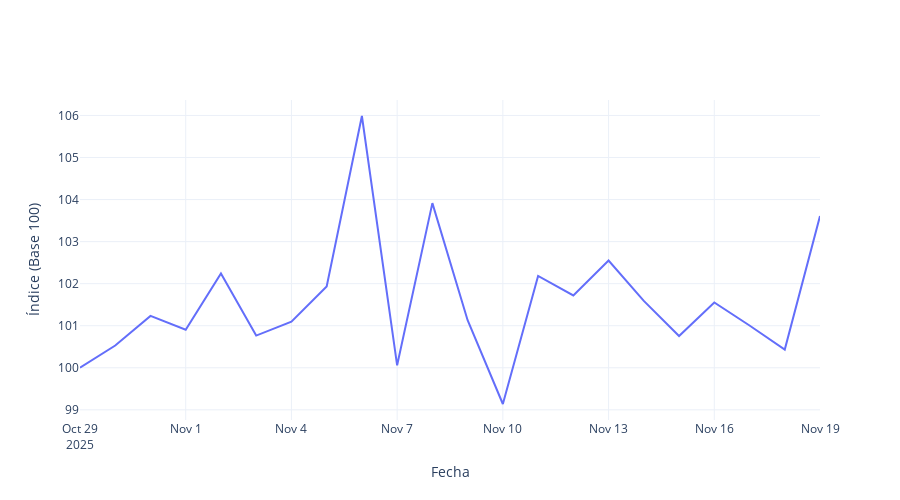

Source (notebook cell):
### Markdown cell above
# ÍNDICE FINAL

### Code cell
# Pesos oficiales de cada división
pesos_div = {
    "ALIMENTOS": 23.928,
    "SALUD": 3.475,
    "EDUCACION": 8.058,
    "COMBUSTIBLES": 12.210,
    "VIVIENDA": 9.607
}

# Suma total oficial
suma_total = sum(pesos_div.values())

# Normalización para que sumen 100
factor = 100 / suma_total
pesos_div_norm = {k: v * factor for k, v in pesos_div.items()}

# Convertir a vector en el mismo orden
divisiones = ["ALIMENTOS", "SALUD", "EDUCACION", "COMBUSTIBLES", "VIVIENDA"]
w = np.array([pesos_div_norm[d] for d in divisiones])
w = w / w.sum()  # Por si acaso

# Función de ponderación geométrica
def geom_pond(x, w):
    x = np.array(x)
    return np.exp(np.sum(w * np.log(x)) / np.sum(w))

# Extraer los índices sectoriales de cada dataframe por fecha
# Para cada sector, extraemos el índice sectorial por fecha
ipc_alimentos = df_alimentos[df_alimentos["CATEGORIA"] == "Índice Alimentos"].set_index("FECHA")["VALOR"]
ipc_salud = df_salud[df_salud["CATEGORIA"] == "Índice Salud"].set_index("FECHA")["VALOR"]
ipc_educacion = df_educacion[df_educacion["CATEGORIA"] == "Índice Educación"].set_index("FECHA")["VALOR"]
ipc_combustibles = df_combustibles[df_combustibles["CATEGORIA"] == "Índice Combustibles"].set_index("FECHA")["VALOR"]
ipc_vivienda = df_vivienda[df_vivienda["CATEGORIA"] == "Índice Vivienda"].set_index("FECHA")["VALOR"]

# Crear el dataframe de IPC por divisiones (por fecha)
ipc_divisiones = pd.DataFrame({
    "ALIMENTOS": ipc_alimentos,
    "SALUD": ipc_salud,
    "EDUCACION": ipc_educacion,
    "COMBUSTIBLES": ipc_combustibles,
    "VIVIENDA": ipc_vivienda
})

# Asegurarnos de que todas las fechas coincidan en cada columna
ipc_divisiones = ipc_divisiones.dropna() 

# Calcular IPC total ponderado por fecha
ipc_total = {}

for fecha in ipc_divisiones.index:
    valores = ipc_divisiones.loc[fecha].values
    ipc_total[fecha] = geom_pond(valores, w)

ipc_total = pd.Series(ipc_total)
ipc_total = ipc_total.sort_index()

# Concatenar IPC total con los dataframes de cada sector
df_ipc_total = ipc_total.reset_index()
df_ipc_total.columns = ["FECHA", "VALOR"]
df_ipc_total["CATEGORIA"] = "IPC"



df_salud['Sector'] = 'Salud'
df_alimentos['Sector'] = 'Alimentos'
df_educacion['Sector'] = 'Educacion'
df_combustibles['Sector'] = 'Transporte'
df_vivienda['Sector'] = 'Alojamiento'
df_ipc_total['Sector'] = 'Total'



# Concatenar todos los dataframes (sectoriales + IPC total)
df_final = pd.concat([df_salud, df_alimentos, df_educacion, df_combustibles, df_vivienda, df_ipc_total], ignore_index=True)

# Crear el gráfico para el IPC total
fig = go.Figure()
fig.add_trace(go.Scatter(
    x=ipc_total.index,
    y=ipc_total.values,
    mode="lines",
    name="Índice Total (Base 100)",
    line=dict(width=2)
))

fig.update_layout(
    title=None,
    xaxis_title="Fecha",
    yaxis_title="Índice (Base 100)",
    template="plotly_white",
    hovermode="x unified",
    width=900,
    height=500
)

fig.show()

# Guardar el gráfico como un archivo PDF
fig.write_image("results/indice_final.pdf")

### Figure 1 — Plotly figure (JSON) as saved in the notebook; plotly's stock layout.template omitted (floating-point values rounded to 4 significant figures)
{"data": [{"line": {"width": 2}, "mode": "lines", "name": "Índice Total (Base 100)", "type": "scatter", "x": ["2025-10-29T00:00:00", "2025-10-30T00:00:00", "2025-10-31T00:00:00", "2025-11-01T00:00:00", "2025-11-02T00:00:00", "2025-11-03T00:00:00", "2025-11-04T00:00:00", "2025-11-05T00:00:00", "2025-11-06T00:00:00", "2025-11-07T00:00:00", "2025-11-08T00:00:00", "2025-11-09T00:00:00", "2025-11-10T00:00:00", "2025-11-11T00:00:00", "2025-11-12T00:00:00", "2025-11-13T00:00:00", "2025-11-14T00:00:00", "2025-11-15T00:00:00", "2025-11-16T00:00:00", "2025-11-17T00:00:00", "2025-11-18T00:00:00", "2025-11-19T00:00:00"], "y": [100.0, 100.5, 101.2, 100.9, 102.2, 100.8, 101.1, 101.9, 106.0, 100.1, 103.9, 101.1, 99.14, 102.2, 101.7, 102.6, 101.6, 100.8, 101.6, 101.0, 100.4, 103.6]}], "layout": {"height": 500, "hovermode": "x unified", "title": {}, "width": 900, "xaxis": {"title": {"text": "Fecha"}}, "yaxis": {"title": {"text": "Índice (Base 100)"}}}}
